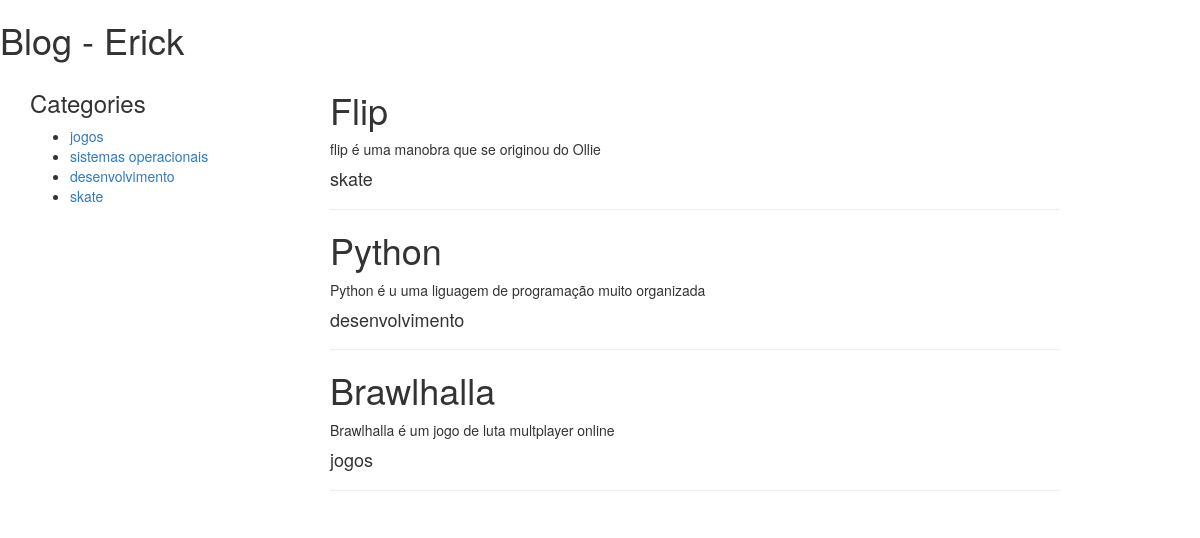
The page / on the database its author committed.
### blog/models.py (models this page shows, shortened)
class Category(models.Model):
    nome = models.CharField(max_length=255)
    class Meta:
        verbose_name_plural= 'Categories'
    def __unicode__(self):
        return self.nome

class Post(models.Model):
    category = models.ForeignKey(Category)
    name = models.CharField(max_length=255)
    content = models.TextField()
    STATUS_CHOICES = (
        ('Draft', 'Draft'),
        ('Published', 'Published'),
    )
    status = models.CharField(max_length=20, choices=STATUS_CHOICES, default='Draft')
    created_at = models.DateTimeField(auto_now_add=True)

### blog/views.py (the view)
# urls.py: url(r'^$', views.home, name='blog.home'),
def home(request):
    name = 'Erick'
    categories = Category.objects.all()
    posts = Post.objects.filter(status='Published')
    context = {
        'name': name,
        'categories': categories,
        'posts': posts,
    }
    return render(request, 'blog/home.html', context)

### template/blog/home.html
{% extends "blog/layout.html"%}
{% block posts %}
    {% for post in posts %}
    <article>
        <h1>{{post.name}}</h1>
        <p>{{post.content}}</p>
        <h4>{{post.category}}</h4>
        <hr>
    </article>
    {% endfor %}
{% endblock %}

### template/blog/layout.html (shortened to what this page needs)
<!doctype html>
<html lang="en">
<head>
    <link rel="stylesheet" href="https://maxcdn.bootstrapcdn.com/bootstrap/3.3.6/css/bootstrap.min.css"
>
</head>
<body>
<h1>Blog - {{ name }}</h1>
<div class="container">
    <div class="col-md-3">
        <aside class="row">
            <h3>Categories</h3>
            <ul>
                {% for category in categories %}
                <li>
                   <a href="{% url 'blog.posts_by_category' category.pk %}"> {{ category.nome }}</a>
                </li>
                {% endfor %}
            </ul>
        </aside>
    </div>
    <div class="col-md-8">
        {% block posts %} {% endblock %}
    </div>
</div>
</body>
</html>

### rows shown on the page
Category: nome "jogos"
Category: nome "sistemas operacionais"
Category: nome "desenvolvimento"
Category: nome "skate"
Post: name "Flip", content "flip é uma manobra que se originou do Ollie", category "skate"
Post: name "Python", content "Python é u uma liguagem de programação muito organizada", category "desenvolvimento"
Post: name "Brawlhalla", content "Brawlhalla é um jogo de luta multplayer online", category "jogos"

### other values the page prints
{{ name }} "Erick"
